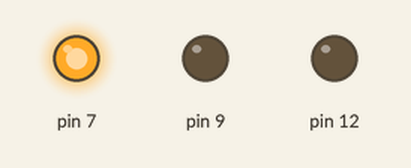
A sketch run on a simulated Arduino Uno, built with avr-gcc and run on an emulated ATmega328P. On the bench: output pins drawn as LEDs (lit = HIGH).

Above: at 0.15 s.
At 0.75 s:
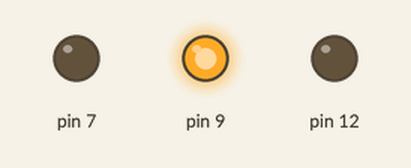
At 1.35 s:
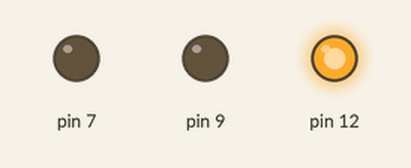
At 3.45 s:
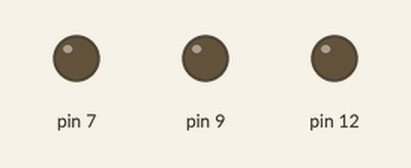
Timing chart, 0 to 4.1 s (numbered marks = the images above):
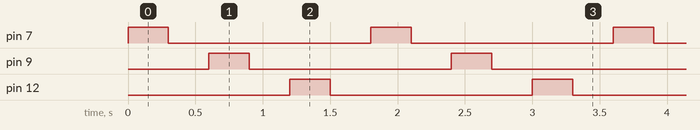

Measured:
- by itself, pin 7, pin 9, pin 12: alternates HIGH for 0.30 s and LOW for 1.5 s
- by itself, everything shown: repeats every 1.8 s, in 6 steps

The sketch:

FeuRouge.ino
```cpp
void setup()
{
  pinMode( 7 , OUTPUT);
  pinMode( 9 , OUTPUT);
  pinMode( 12 , OUTPUT);
}

void loop()
{
  digitalWrite(7 , HIGH);
  delay( 300 );
  digitalWrite(7 , LOW);
  delay( 300 );
  digitalWrite(9 , HIGH);
  delay( 300 );
  digitalWrite(9 , LOW);
  delay( 300 );
  digitalWrite(12 , HIGH);
  delay( 300 );
  digitalWrite(12 , LOW);
  delay( 300 );
}
```
